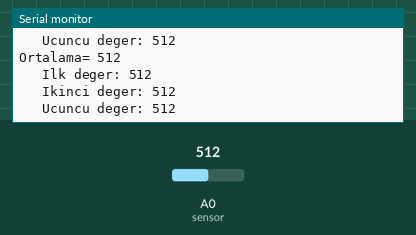
Recording of a sketch running on a simulated Arduino Uno, built with avr-gcc and run on an emulated ATmega328P. Parts: the last lines printed to the serial monitor. Inputs (shaded band) come from the test bench; at power-on: A0 (sensor) = 512.

Above: at 2.7 s.
2.8 s: A0 (sensor) set to 989
At 2.8 s:
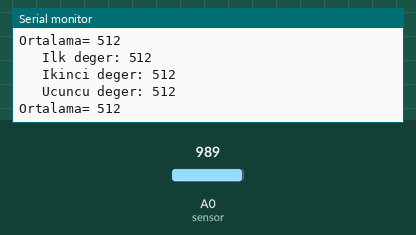
6.0 s: A0 (sensor) set to 1017
At 7.77 s:
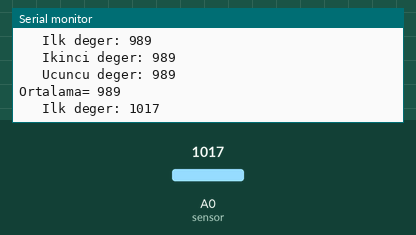
Timing chart, 0 to 9.3 s (numbered marks = the images above; inputs shaded):
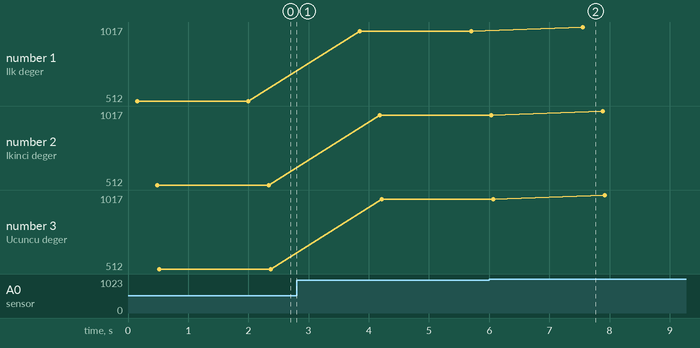

Measured:
- the behaviour switches between 999 and 1000 on A0 (sensor) (found by bisection; images 1 and 2)
- after the input at 6.0 s, the serial monitor: prints a new line after 1.6 s (image 2)
- plotted number 1: 512 → 989 after the input at 2.8 s, 989 → 1017 after the input at 6.0 s
- plotted number 2: 512 → 989 after the input at 2.8 s, 989 → 1017 after the input at 6.0 s
- plotted number 3: 512 → 989 after the input at 2.8 s, 989 → 1017 after the input at 6.0 s

The sketch:

array.ino
```cpp
int sensor = A0;
int degerler[3];
int toplam;
int ort;
void setup () {
  Serial.begin(9600);
}

void loop() {
  for (int i = 0; i<3; i++) {
    degerler[i] = analogRead(sensor);
    delay(50);
  }
  toplam = degerler[0] + degerler[1] + degerler[2];
  ort = toplam / 3;


 Serial.print("   Ilk deger: ");
  Serial.println(degerler[0]);
 delay(333);
 Serial.print("   Ikinci deger: ");
  Serial.println(degerler[1]);
 delay(33);
 Serial.print("   Ucuncu deger: ");
  Serial.println(degerler[2]);
 delay(333);
 Serial.print("Ortalama= ");
 Serial.println(ort);
 delay(1000);
}
```
